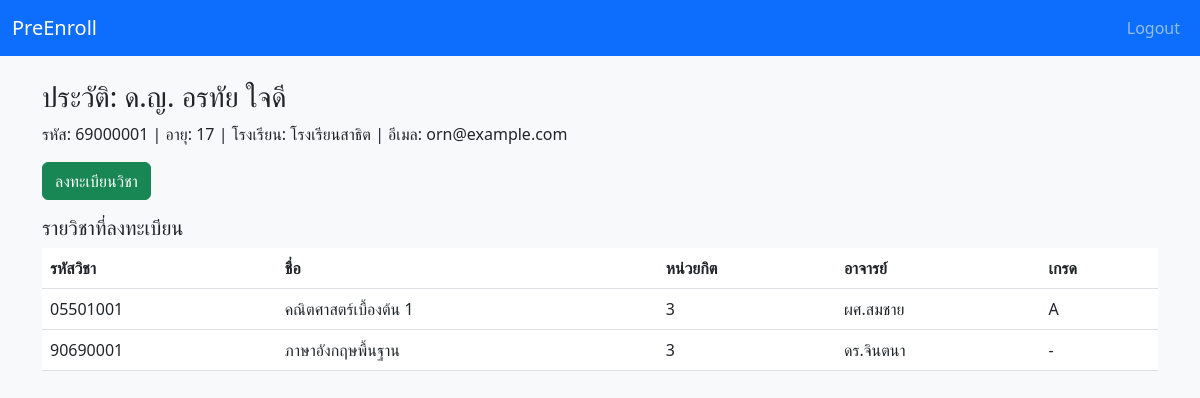
The app's page /student/1 (signed in) with its own data.
### models.py (models this page shows)
class Student(db.Model):
    __tablename__ = "students"
    id = db.Column(db.Integer, primary_key=True)
    student_code = db.Column(db.String(8), unique=True, nullable=False)  # 8 digits starts 69...
    title = db.Column(db.String(20))
    first_name = db.Column(db.String(120), nullable=False)
    last_name = db.Column(db.String(120), nullable=False)
    dob = db.Column(db.Date, nullable=False)
    school = db.Column(db.String(200))
    email = db.Column(db.String(200))
    program_code = db.Column(db.String(8))
    registrations = db.relationship("RegisteredSubject", back_populates="student")
    def age(self):
        today = date.today()
        return today.year - self.dob.year - ((today.month, today.day) < (self.dob.month, self.dob.day))

class RegisteredSubject(db.Model):
    __tablename__ = "registered_subjects"
    id = db.Column(db.Integer, primary_key=True)
    student_id = db.Column(db.Integer, db.ForeignKey("students.id"), nullable=False)
    subject_id = db.Column(db.Integer, db.ForeignKey("subjects.id"), nullable=False)
    grade = db.Column(db.String(3), nullable=True)  # A,B+,B,...
    student = db.relationship("Student", back_populates="registrations")
    subject = db.relationship("Subject", back_populates="registrations")

class Subject(db.Model):
    __tablename__ = "subjects"
    id = db.Column(db.Integer, primary_key=True)
    subject_code = db.Column(db.String(8), unique=True, nullable=False)  # per spec patterns
    name = db.Column(db.String(200), nullable=False)
    credit = db.Column(db.Integer, nullable=False)
    instructor = db.Column(db.String(200))
    prereq_code = db.Column(db.String(8), nullable=True)  # subject_code of prereq
    registrations = db.relationship("RegisteredSubject", back_populates="subject")

### controllers/student.py (the view)
@bp.route('/<int:student_id>')
@login_required
def profile(student_id):
    if session.get('student_id') != student_id and not session.get('is_admin'):
        flash("ไม่สามารถดูข้อมูลนักเรียนคนอื่นได้")
        return redirect(url_for('auth.login'))
    student = Student.query.get_or_404(student_id)
    return render_template('student_profile.html', student=student)

### helpers.py (called while the page is built)
def login_required(func):
    @wraps(func)
    def wrapper(*args, **kwargs):
        if 'user_id' not in session:
            flash("กรุณาเข้าสู่ระบบก่อน")
            return redirect(url_for('auth.login'))
        return func(*args, **kwargs)
    return wrapper

### templates/student_profile.html
{% extends "layout.html" %}
{% block content %}
<h3>ประวัติ: {{ student.title }} {{ student.first_name }} {{ student.last_name }}</h3>
<p>รหัส: {{ student.student_code }} | อายุ: {{ student.age() }} | โรงเรียน: {{ student.school }} | อีเมล: {{ student.email }}</p>
<a class="btn btn-success mb-3" href="{{ url_for('student.register_view', student_id=student.id) }}">ลงทะเบียนวิชา</a>
<h5>รายวิชาที่ลงทะเบียน</h5>
<table class="table">
  <thead><tr><th>รหัสวิชา</th><th>ชื่อ</th><th>หน่วยกิต</th><th>อาจารย์</th><th>เกรด</th></tr></thead>
  <tbody>
    {% for r in student.registrations %}
    <tr><td>{{ r.subject.subject_code }}</td><td>{{ r.subject.name }}</td><td>{{ r.subject.credit }}</td><td>{{ r.subject.instructor }}</td><td>{{ r.grade or '-' }}</td></tr>
    {% endfor %}
  </tbody>
</table>
{% endblock %}

### records on screen
Student: title "ด.ญ.", first_name "อรทัย", last_name "ใจดี", student_code "69000001", age "17", school "โรงเรียนสาธิต", email "orn@example.com"
RegisteredSubject: subject.subject_code "05501001", subject.name "คณิตศาสตร์เบื้องต้น 1", subject.credit "3", subject.instructor "ผศ.สมชาย", grade "A"
RegisteredSubject: subject.subject_code "90690001", subject.name "ภาษาอังกฤษพื้นฐาน", subject.credit "3", subject.instructor "ดร.จินตนา", grade "-"
